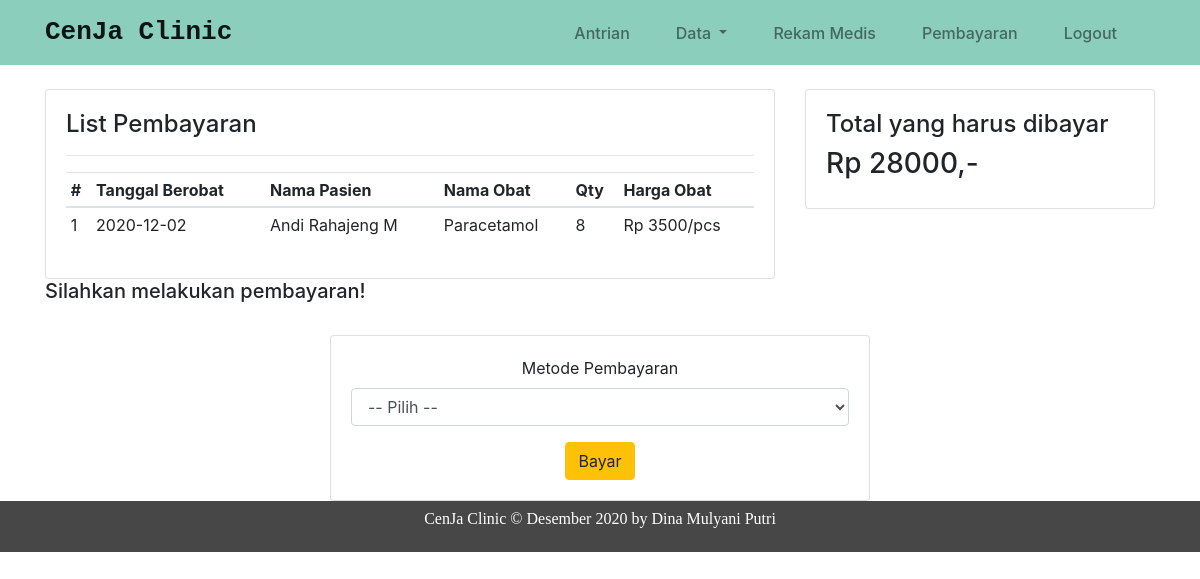
Screenshot of /pembayaran/bayar1/8 with the database file from the repository.
### tables this page shows
CREATE TABLE `resep_obat` (
  `id_resep` int(11) NOT NULL,
  `id_rm` int(11) NOT NULL,
  `id_obat` int(11) NOT NULL,
  `qty` int(10) NOT NULL,
  `total` int(20) NOT NULL,
  `metode` varchar(20) NOT NULL,
  `keterangan` varchar(20) NOT NULL
);

CREATE TABLE `rekam_medis` (
  `id_rm` int(11) NOT NULL,
  `no_rm` int(11) NOT NULL,
  `tgl_berobat` date NOT NULL,
  `id_pasien` int(11) NOT NULL,
  `id_dokter` int(11) NOT NULL,
  `riwayat_alergi` varchar(50) NOT NULL,
  `td` varchar(20) NOT NULL,
  `nadi` varchar(10) NOT NULL,
  `suhu` varchar(10) NOT NULL,
  `tb` varchar(10) NOT NULL,
  `bb` varchar(15) NOT NULL,
  `keluhan` varchar(50) NOT NULL,
  `diagnosis` varchar(50) NOT NULL,
  `anjuran` enum('Rawat Jalan','Rawat Inap','Rujuk','Istirahat dirumah') NOT NULL
);

CREATE TABLE `daftarpasien` (
  `id_pasien` int(11) NOT NULL,
  `nama_pasien` varchar(50) NOT NULL,
  `tgl_lahir` date NOT NULL,
  `jenis_kelamin` enum('L','P') NOT NULL,
  `no_hp` varchar(15) NOT NULL,
  `alamat` varchar(70) NOT NULL
);

CREATE TABLE `data_obat` (
  `id_obat` int(11) NOT NULL,
  `no_obat` varchar(20) NOT NULL,
  `nama_obat` varchar(50) NOT NULL,
  `harga_obat` int(20) NOT NULL
);

### application/controllers/Pembayaran.php (called while the page is built, shortened)
<?php
class Pembayaran extends CI_Controller
{
    public function __construct()
    {
        $this->load->model('Antrian_model');
        $this->load->model('Dokter_model');
        $this->load->model('Pasien_model');
        $this->load->model('Perekaman_model');
        $this->load->model('Obat_model');
        $this->load->model('Pembayaran_model');
        $this->load->library('form_validation');
        $this->load->helper('form');
    }
    public function bayar1($id)
    {
        $data['judul'] = 'Halaman Rekam Medis';
        $data['resep_obat'] = $this->Pembayaran_model->getAllResep($id)->result_array();
        $d = $this->db->query("SELECT harga_obat FROM resep_obat INNER JOIN data_obat ON resep_obat.id_obat=data_obat.id_obat WHERE id_resep='$id'")->row_array();
        $harga = $d['harga_obat'];
        $e = $this->db->query("SELECT qty FROM resep_obat WHERE id_resep='$id'")->row_array();
        $qty = $e['qty'];
        $data['total'] = $harga * $qty;
        $this->load->view('template/header', $data);
        $this->load->view('klinik/pembayaran2', $data);
        $this->load->view('template/footer');
    }
}

### index.php (called while the page is built, shortened)
<?php
require_once BASEPATH.'core/CodeIgniter.php';

### application/models/Pembayaran_model.php (called while the page is built, shortened)
<?php
class Pembayaran_model extends CI_model
{
    public function getAllResep($id)
    {
        $query = $this->db->query("SELECT resep_obat.*, daftarpasien.nama_pasien, daftarpasien.tgl_lahir, daftarpasien.jenis_kelamin, daftarpasien.no_hp, daftarpasien.alamat, data_dokter.nama_dokter, data_dokter.nip, data_dokter.jk, data_dokter.tarif_konsul, rekam_medis.no_rm, rekam_medis.tgl_berobat, rekam_medis.id_pasien, rekam_medis.id_dokter, rekam_medis.riwayat_alergi, rekam_medis.td, rekam_medis.nadi, rekam_medis.suhu, rekam_medis.tb, rekam_medis.bb, rekam_medis.keluhan, rekam_medis.diagnosis, rekam_medis.anjuran, data_obat.no_obat, data_obat.nama_obat, data_obat.harga_obat FROM resep_obat
        INNER JOIN rekam_medis ON resep_obat.id_rm=rekam_medis.id_rm
        INNER JOIN daftarpasien ON rekam_medis.id_pasien=daftarpasien.id_pasien
        INNER JOIN data_dokter ON rekam_medis.id_dokter=data_dokter.id_dokter
        INNER JOIN data_obat ON resep_obat.id_obat=data_obat.id_obat WHERE resep_obat.id_resep='$id'");
        return $query;
    }
}

### application/views/klinik/pembayaran2.php (the view, shortened to what this page needs)
<div class="container">
    <div class="row">
        <div class="col-md-8">
            <div class="card mt-4">
                <div class="card-body">
                    <h4>List Pembayaran</h4>
                    <table class="table table-sm">
                        <thead>
                            <tr>
                                <th scope="col">#</th>
                                <th scope="col">Tanggal Berobat</th>
                                <th scope="col">Nama Pasien</th>
                                <th scope="col">Nama Obat</th>
                                <th scope="col">Qty</th>
                                <th scope="col">Harga Obat</th>
                            </tr>
                        </thead>
                        <tbody>
                            <?php $start=0; foreach($resep_obat as $resep) : ?>
                            <tr>
                                <td><?php echo ++$start; ?></td>
                                <td><?php echo $resep['tgl_berobat']; ?></td>
                                <td><?php echo $resep['nama_pasien']; ?></td>
                                <td><?php echo $resep['nama_obat']; ?></td>
                                <td><?php echo $resep['qty']; ?></td>
                                <td>Rp <?php echo $resep['harga_obat']; ?>/pcs</td>
                            </tr>
                            <?php endforeach; ?>
                            <tr>
                                <hr>
                            </tr>
                        </tbody>
                    </table>
                </div>
            </div>
        </div>
        <div class="col-md-4">
            <div class="card mt-4">
                <div class="card-body">
                    <h4>Total yang harus dibayar</h4>
                    <h3>Rp <?php echo $total; ?>,-</h3>
                </div>
            </div>
        </div>
    </div>
    <h5>Silahkan melakukan pembayaran!</h5>
    <div class="row justify-content-center">
        <div class="col-md-6">
            <div class="card mt-4">
                <div class="card-body">
                    <form action="<?php echo base_url(); ?>pembayaran/bayar2" method="post" class="text-center">
                        <div class="form-group">
                            <label for="metode">Metode Pembayaran</label>
                            <select class="form-control" id="metode" name="metode" required>
                                <option>-- Pilih --</option>
                            </select>
                        </div>
                        <button type="submit" class="btn btn-warning bayar-akhir">Bayar</button>
                    </form>
                </div>
            </div>
        </div>
    </div>
</div>

### rows the page displays
resep_obat: id_rm.tgl_berobat "2020-12-02", daftarpasien.nama_pasien "Andi Rahajeng M", id_obat.nama_obat "Paracetamol", qty "8", id_obat.harga_obat "3500"

### other values shown
$total "28000"
